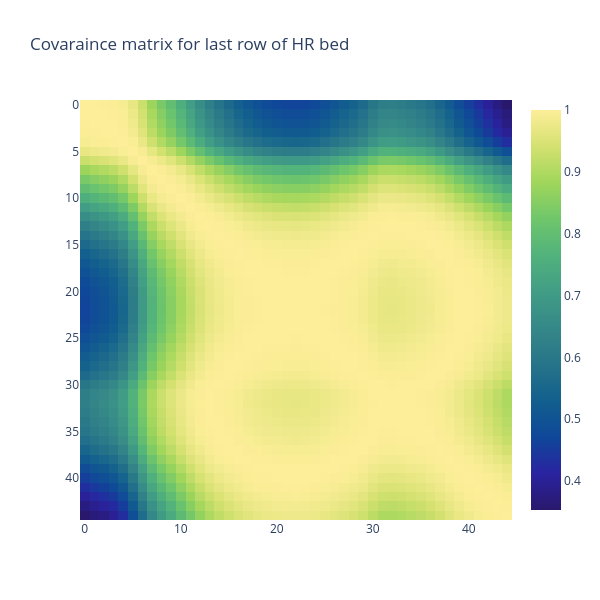

The notebook cell saved with this chart:
### Code cell
# Detach from computational graph
fig = go.Figure(go.Heatmap(z = kp_covar_matrix.detach(), colorscale = 'haline'))
fig.update_layout(autosize = False, height = 600, width = 600, title = "Covaraince matrix for last row of HR bed")
fig.update_yaxes(autorange = "reversed")
fig.show()

### Figure 1 — Plotly figure (JSON) as saved in the notebook; plotly's stock layout.template omitted (floating-point values rounded to 4 significant figures; data arrays with more than 128 entries replaced by an {"elided": "..."} marker saying what was removed)
{"data": [{"colorscale": [[0, "rgb(41, 24, 107)"], [0.09091, "rgb(42, 35, 160)"], [0.1818, "rgb(15, 71, 153)"], [0.2727, "rgb(18, 95, 142)"], [0.3636, "rgb(38, 116, 137)"], [0.4545, "rgb(53, 136, 136)"], [0.5455, "rgb(65, 157, 133)"], [0.6364, "rgb(81, 178, 124)"], [0.7273, "rgb(111, 198, 107)"], [0.8182, "rgb(160, 214, 91)"], [0.9091, "rgb(212, 225, 112)"], [1, "rgb(253, 238, 153)"]], "type": "heatmap", "z": {"elided": "45x45 float values"}}], "layout": {"autosize": false, "height": 600, "title": {"text": "Covaraince matrix for last row of HR bed"}, "width": 600, "yaxis": {"autorange": "reversed"}}}
